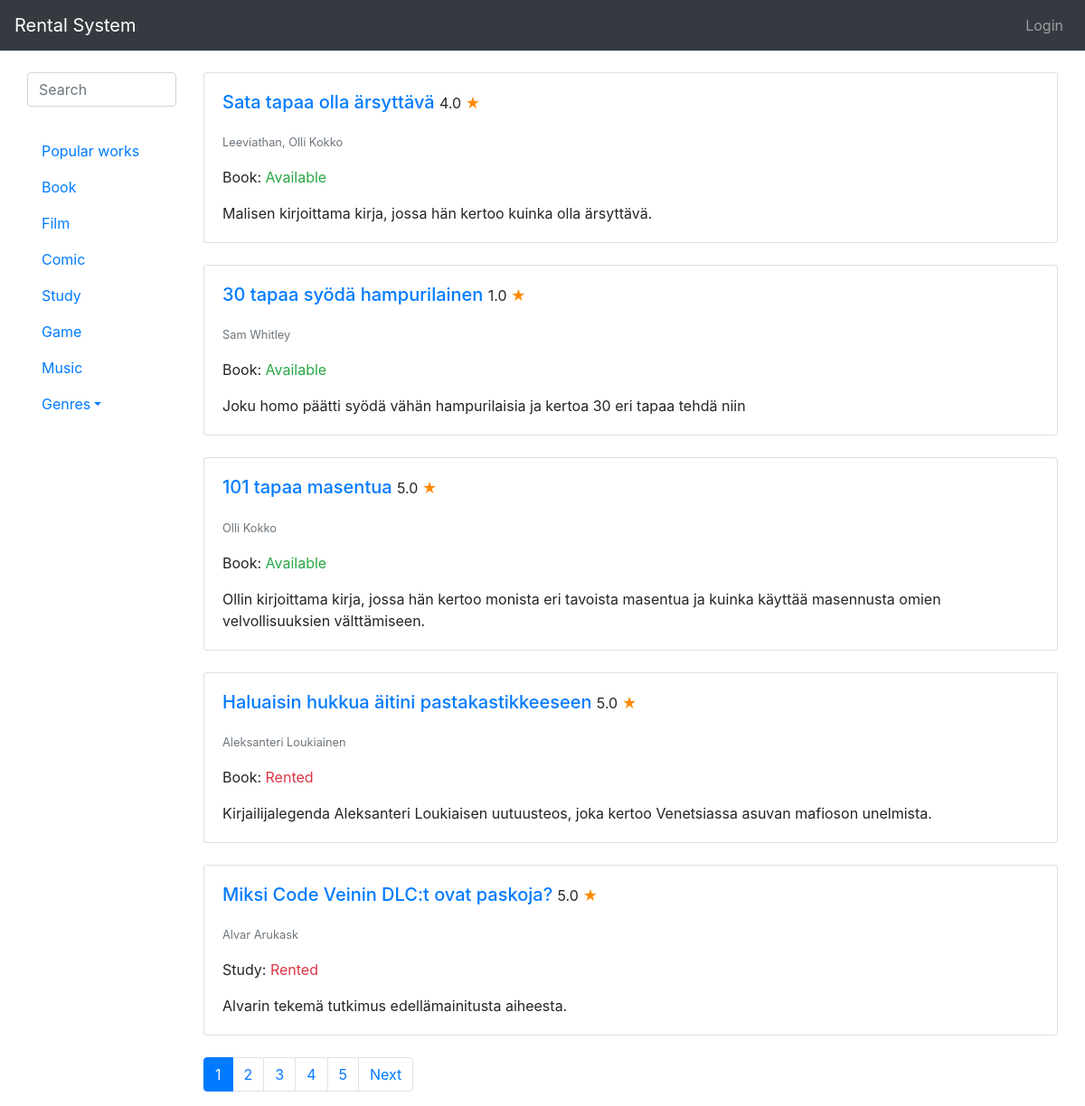
The page / on the database its author committed.
### rental_system/models.py (models this page shows, shortened)
class Type(models.Model):
    type = models.CharField(max_length=200)
    def __str__(self):
        return self.type

class Work(models.Model):
    creators = models.ManyToManyField(Creator)
    type = models.ForeignKey(Type, on_delete=models.CASCADE)
    genres = models.ManyToManyField(Genre)
    publishers = models.ManyToManyField(Publisher, null=True, blank=True)
    title = models.CharField(max_length=200)
    desc = models.TextField(max_length=500)
    trailer = models.URLField(blank=True)
    image = models.URLField(blank=True)
    pub_date = models.IntegerField(
        default=2020,
        validators=[
            MaxValueValidator(datetime.date.today().year),
            MinValueValidator(1800)
        ]
    )
    def available(self):
        rented = RentedWork.objects.filter(rented_work_id = self.id, returned=False).order_by('-rent_date').first()
        if rented:
            return False
        else:
            return True
    def rating(self):
        rating = Rating.objects.filter(work_id = self.id, visible = True).aggregate(Avg('rating'))
        if not rating['rating__avg']:
            rating = 0
        else:
            rating = round(rating['rating__avg'], 1)
        return rating

class Creator(models.Model):
    first_name = models.CharField(max_length=200, null=True)
    last_name = models.CharField(max_length=200, null=True)
    display_name = models.CharField(max_length=200, default="Display name")
    use_display_name = models.BooleanField(default=False)
    def __str__(self):
        if (self.use_display_name == True):
            return self.display_name
        else:
            return self.first_name + " " + self.last_name

### rental_system/views.py (the view)
# urls.py: path('', views.index, name='index'),
def index(request):
    works = Work.objects.order_by('-pub_date').all()
    types = Type.objects.all()
    genres = Genre.objects.all()
    if not request.GET.get('search'):
        paginator = Paginator(works, 5)
        page_number = request.GET.get('page')
        page_obj = paginator.get_page(page_number)
    else:
        page_obj = works
    context = {'works': page_obj, 'types': types, 'genres': genres}
    query = ""
    if request.GET.get('search'):
        query = request.GET['search']
        context['query'] = str(query)
    posts = sorted(search(query), key=attrgetter('title'), reverse=True)
    context['posts'] = posts
    return render(request, 'rental_system/index.html', context)

### rental_system/models.py (called while the page is built)
    def __str__(self):
        return self.genre

### rental_system/views.py (called while the page is built)
def search(query=None):
    queryset = []
    queries = query.split(" ") #
    for search in queries:
        obj = Work.objects.filter(Q(title__iexact=search) | Q(desc__iexact=search))
        for post in obj:
            queryset.append(post)
    return list(set(queryset))

### rental_system/templates/rental_system/index.html (shortened to what this page needs)
{% extends 'base.html' %}
{% block content %}
{% load static %}
<link rel="stylesheet" href="{% static 'mobile.css' %}">
<div class="container-fluid">
    <div class="row">
        {% if types %}
        <div class="col-lg-2 col-12">
            <nav id="sidebar">
                <div class="searchbar">
                    <form name="searchform" method="GET">
                        <input type="text" class="form-control" name="search" id="search" placeholder="Search"
                            minlength="3" autocomplete="off" required>
                    </form>
                </div>
                <br>
                <div class="desktop">
                    <ul class="nav flex-column">
                        <li class="nav-item">
                            <a class="nav-link" href="{% url 'popular' %}">Popular works</a>
                        </li>
                        {% for type in types %}
                        <li class="nav-item">
                            <a href="?search={{ type }}" class="nav-link">{{ type }}</a>
                        </li>
                        {% endfor %}
                        <li class="nav-item dropdown">
                            <a class="nav-link dropdown-toggle" data-toggle="dropdown" href="#" role="button"
                                aria-haspopup="true" aria-expanded="false">Genres</a>
                        </li>
                    </ul>
                </div>
            </nav>
        </div>
        {% endif %}
        {% if works %}
        <div class="col-lg-10 col-12">
            {% if not query %}
            {% for work in works %}
            <div class="card">
                <div class="card-body">
                    <h5 class="card-title">
                    <a href="work/{{ work.id }}">
                        {{ work.title }}
                    </a>
                    {% if work.rating %}
                    <small><span>{{ work.rating }} <label style="color:#f80;">&#9733;</label></span></small>
                    {% else %}
                    <small><span>No rating</span></small>
                    {% endif %}
                    </h5>
                    <p class="card-text"><small class="text-muted">{{ work.creators.all|join:", " }}</small></p>
                    <p class="card-text">{{ work.type.type }}:
                    {% if work.available %}
                    <span class="text-success">Available</span>
                    {% else %}
                    <span class="text-danger">Rented</span>
                    {% endif %}
                    </p>
                    <p class="card-text">{{ work.desc }}</p>
                </div>
            </div>
            <br>
            {% endfor %}
            {% endif %}
            <nav aria-label="Page navigation example">
                <ul class="pagination">
                    {% for i in works.paginator.page_range %}
                    {% if works.number == i %}
                    <li class="page-item active"><a class="page-link" href="?page={{ i }}">{{ i }}</a></li>
                    {% else %}
                    <li class="page-item"><a class="page-link" href="?page={{ i }}">{{ i }}</a></li>
                    {% endif %}
                    {% endfor %}
                    {% if works.has_next %}
                    <li class="page-item"><a class="page-link" href="?page={{ works.next_page_number }}">Next</a></li>
                    {% endif %}
                </ul>
            </nav>
        </div>
    </div>
    {% else %}
    <p>No works are available.</p>
    {% endif %}
</div>
{% endblock %}

### rental_system/static/mobile.css (style rules this page uses)
@media (min-width:801px) { form [type='text'], form [type='password'] { display: block; margin-bottom: 3%; } }

### rows shown on the page
Type: type "Book"
Type: type "Film"
Type: type "Comic"
Type: type "Study"
Type: type "Game"
Type: type "Music"
Work: title "Sata tapaa olla ärsyttävä", rating "4.0", creators.all "Leeviathan, Olli Kokko", type.type "Book", shows "Available", desc "Malisen kirjoittama kirja, jossa hän kertoo kuinka olla ärsyttävä."
Work: title "30 tapaa syödä hampurilainen", rating "1.0", creators.all "Sam Whitley", type.type "Book", shows "Available", desc "Joku homo päätti syödä vähän hampurilaisia ja kertoa 30 eri tapaa tehdä niin"
Work: title "101 tapaa masentua", rating "5.0", creators.all "Olli Kokko", type.type "Book", shows "Available", desc "Ollin kirjoittama kirja, jossa hän kertoo monista eri tavoista masentua ja kuinka käyttää masennusta omien velvollisuuksien välttämiseen."
Work: title "Haluaisin hukkua äitini pastakastikkeeseen", rating "5.0", creators.all "Aleksanteri Loukiainen", type.type "Book", shows "Rented", desc "Kirjailijalegenda Aleksanteri Loukiaisen uutuusteos, joka kertoo Venetsiassa asuvan mafioson unelmista."
Work: title "Miksi Code Veinin DLC:t ovat paskoja?", rating "5.0", creators.all "Alvar Arukask", type.type "Study", shows "Rented", desc "Alvarin tekemä tutkimus edellämainitusta aiheesta."

### other values the page prints
{{ i }} "1"
{{ i }} "2" "3" "4" "5"
